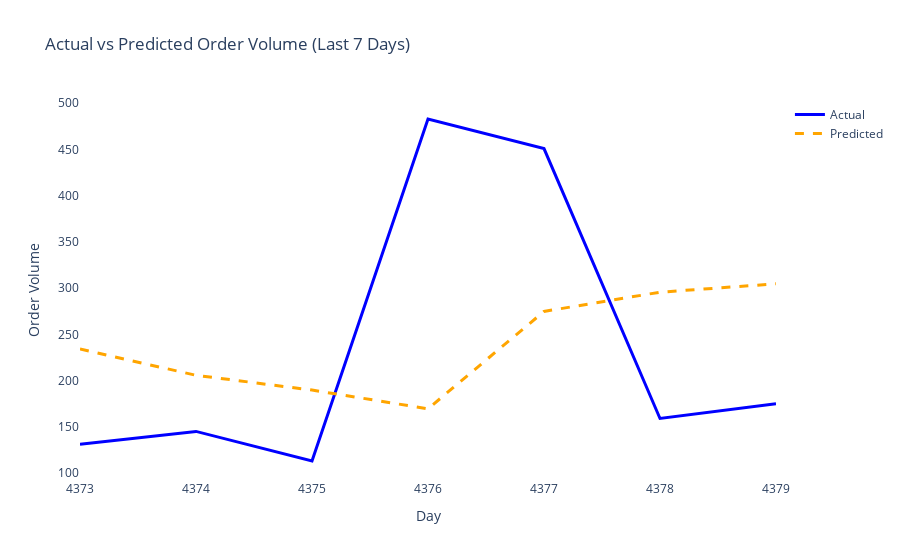

The notebook cell this image was saved under:
### Code cell
last_7_days = output_df.tail(7)
fig = go.Figure()
fig.add_trace(go.Scatter(x=last_7_days['Day'], y=last_7_days['Order_Volume'], mode='lines', name='Actual', line=dict(color='blue', width=3)))
fig.add_trace(go.Scatter(x=last_7_days['Day'], y=last_7_days['Predicted_Volume'], mode='lines', name='Predicted', line=dict(color='orange', width=3, dash='dash')))
fig.update_layout(title="Actual vs Predicted Order Volume (Last 7 Days)", xaxis_title="Day", yaxis_title="Order Volume", plot_bgcolor="white")
fig.show()

### Figure 1 — Plotly figure (JSON) as saved in the notebook; plotly's stock layout.template omitted (floating-point values rounded to 4 significant figures)
{"data": [{"line": {"color": "blue", "width": 3}, "mode": "lines", "name": "Actual", "type": "scatter", "x": [4373, 4374, 4375, 4376, 4377, 4378, 4379], "y": [131, 145, 113, 483, 451, 159, 175]}, {"line": {"color": "orange", "dash": "dash", "width": 3}, "mode": "lines", "name": "Predicted", "type": "scatter", "x": [4373, 4374, 4375, 4376, 4377, 4378, 4379], "y": [234.2, 205.7, 189.7, 169.5, 274.8, 295.6, 304.7]}], "layout": {"plot_bgcolor": "white", "title": {"text": "Actual vs Predicted Order Volume (Last 7 Days)"}, "xaxis": {"title": {"text": "Day"}}, "yaxis": {"title": {"text": "Order Volume"}}}}
